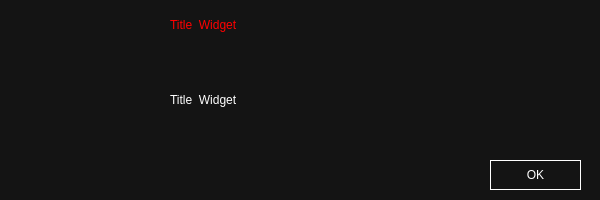
<?xml version="1.0" encoding="UTF-8"?>
<ui version="4.0">
 <class>Dialog</class>
 <widget class="QDialog" name="Dialog">
  <property name="geometry">
   <rect>
    <x>0</x>
    <y>0</y>
    <width>600</width>
    <height>200</height>
   </rect>
  </property>
  <property name="windowTitle">
   <string>Dialog</string>
  </property>
  <property name="styleSheet">
   <string notr="true">color: rgb(255, 255, 255);
background-color: rgb(20, 20, 20);</string>
  </property>
  <property name="sizeGripEnabled">
   <bool>true</bool>
  </property>
  <property name="modal">
   <bool>true</bool>
  </property>
  <widget class="QPushButton" name="pushButton">
   <property name="geometry">
    <rect>
     <x>10</x>
     <y>20</y>
     <width>150</width>
     <height>150</height>
    </rect>
   </property>
   <property name="styleSheet">
    <string notr="true">background: none;
border: none;</string>
   </property>
   <property name="text">
    <string/>
   </property>
   <property name="icon">
    <iconset>
     <normaloff>../icons/warning-1.png</normaloff>../icons/warning-1.png</iconset>
   </property>
   <property name="iconSize">
    <size>
     <width>100</width>
     <height>100</height>
    </size>
   </property>
  </widget>
  <widget class="QLabel" name="titleLabel">
   <property name="geometry">
    <rect>
     <x>170</x>
     <y>10</y>
     <width>420</width>
     <height>30</height>
    </rect>
   </property>
   <property name="styleSheet">
    <string notr="true">color: rgb(255, 0, 0);</string>
   </property>
   <property name="text">
    <string>Title  Widget</string>
   </property>
   <property name="scaledContents">
    <bool>true</bool>
   </property>
   <property name="wordWrap">
    <bool>true</bool>
   </property>
  </widget>
  <widget class="QLabel" name="messageLabel">
   <property name="geometry">
    <rect>
     <x>170</x>
     <y>50</y>
     <width>420</width>
     <height>100</height>
    </rect>
   </property>
   <property name="text">
    <string>Title  Widget</string>
   </property>
   <property name="scaledContents">
    <bool>true</bool>
   </property>
   <property name="wordWrap">
    <bool>true</bool>
   </property>
  </widget>
  <widget class="QPushButton" name="OK">
   <property name="geometry">
    <rect>
     <x>490</x>
     <y>160</y>
     <width>91</width>
     <height>30</height>
    </rect>
   </property>
   <property name="styleSheet">
    <string notr="true">border-color: rgb(255, 255, 255);
border-width: 1px;
border-style: solid;
</string>
   </property>
   <property name="text">
    <string>OK</string>
   </property>
  </widget>
 </widget>
 <resources/>
 <connections/>
</ui>
